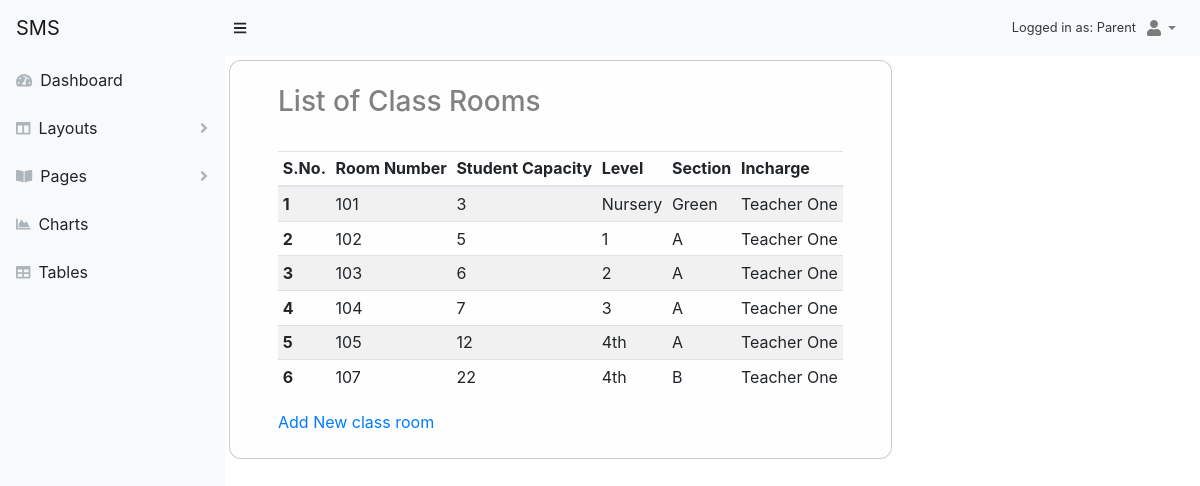
/campus/class-rooms/ (signed in), run on the app's committed database.
### accounts/models.py (models this page shows, shortened)
class User(AbstractBaseUser, PermissionsMixin):
    email = models.EmailField(_('email address'), unique=True)
    first_name = models.CharField(_('first name'), max_length=30, blank=True)
    last_name = models.CharField(_('last name'), max_length=30, blank=True)
    date_joined = models.DateTimeField(_('date joined'), auto_now_add=True)
    is_active = models.BooleanField(_('active'), default=True)
    is_staff = models.BooleanField(_('staff'), default=True)
    objects = UserManager()
    USERNAME_FIELD = 'email'
    REQUIRED_FIELDS = []
    class Meta:
        db_table = "User"
        verbose_name = _('user')
        verbose_name_plural = _('users')
    def __str__(self):
        return self.get_full_name()
    def get_full_name(self):
        full_name = '%s %s' % (self.first_name, self.last_name)
        return full_name.strip()

class Profile(models.Model):
    user = models.OneToOneField(User, on_delete=models.CASCADE ,default=1)
    photo = models.ImageField(upload_to=settings.MEDIA_ROOT+'/images/profile_images/%Y%m%d', null=True, blank=True, default='/media/images/default.jpg')
    birth_date = models.DateField()
    date_left = models.DateField(null=True, blank=True)
    salary = models.FloatField(max_length=6)
    contact_number = models.CharField(max_length=11)
    address = models.ForeignKey(Address, on_delete=models.CASCADE, default=1)
    CHOICES = [('M', 'Male'), ('F', 'Female')]
    gender = models.CharField(_('gender'), max_length=1, choices=CHOICES)
    def __str__(self):
        return self.user.__str__()
    class Meta:
        abstract = True

class Teacher(Profile):
    class Meta:
        db_table = 'Teacher'
        verbose_name = _('teacher')
        verbose_name_plural = _('teachers')

### campus/models.py (models this page shows, shortened)
class ClassRoom(models.Model):
    room_number = models.IntegerField(primary_key=True)
    level = models.ForeignKey(Level, on_delete=models.CASCADE)
    section = models.CharField(max_length=30)
    student_capacity = models.IntegerField(default=30)
    incharge = models.ForeignKey(Teacher, on_delete=models.DO_NOTHING)
    class Meta:
        db_table = "ClassRoom"
        verbose_name = _('Class Room')
        verbose_name_plural = _('Class Rooms')

class Level(models.Model):
    name = models.CharField(max_length=20, unique=True)
    def __str__(self):
        return '%s'%(self.name)
    class Meta:
        db_table = 'Level'
        verbose_name = _('Level')
        verbose_name_plural = _('Levels')

### campus/views.py (the view)
# urls.py: path('class-rooms/', views.ClassRooms.as_view(), name='class_rooms'),
class ClassRooms(View):
    template_name = 'campus/class_room/class_rooms.html'
    def get(self, request):
        class_rooms = ClassRoom.objects.all()
        context = { 'class_rooms': class_rooms }
        return render(request, self.template_name, context)

### templates/campus/class_room/class_rooms.html (shortened to what this page needs)
{% extends 'layouts/base.html' %}
{% block content %}
<div class="container">
        <h3>List of Class Rooms</h3>
    <br>
    <table class="table table-sm table-striped">
        <thead>
            <tr>
                <th>S.No.</th>
                <th>Room Number</th>
                <th>Student Capacity</th>
                <th>Level</th>
                <th>Section</th>
                <th>Incharge</th>
            </tr>
        </thead>
        <tbody>
            {% for room in class_rooms %}
                <tr>
                    <th>{{ forloop.counter }}</th>
                    <td>{{room.room_number}}</td>
                    <td>{{room.student_capacity}}</td>
                    <td>{{room.level}}</td>
                    <td>{{room.section}}</td>
                    <td>{{room.incharge}}</td>
                </tr>
            {% endfor %}
        </tbody>
    </table>
    <a href="{% url 'campus:add_class_room' %}">Add New class room</a>
</div>
{% endblock content %}

### templates/layouts/base.html (shortened to what this page needs)
{% load static %}
<!DOCTYPE html>
<html lang="en">
    <head>
        <link href={% static 'css/styles.css' %} rel="stylesheet" />
        <link href="https://cdn.datatables.net/1.10.20/css/dataTables.bootstrap4.min.css" rel="stylesheet" />
    </head>
    <body class="sb-nav-fixed">
        <nav class="sb-topnav navbar navbar-expand navbar-light bg-light">
            <a class="navbar-brand" href={% url 'accounts:profile' %}>SMS</a>
            <button class="btn btn-link btn-sm order-1 order-lg-0" id="sidebarToggle"  data-toggle="collapse"  data-target="#layoutSidenav_nav" aria-controls="navbarTogglerDemo01" aria-expanded="false" aria-label="Toggle navigation">
                <i class="fas fa-bars"></i>
            </button>
            {% if user.is_authenticated %}
            <div class="small text-dark ml-auto">Logged in as: {%if user.groups.first.name is null %} Developer {%endif%}
                {{user.groups.first.name}}</div>
            <ul class="navbar-nav ml-auto ml-md-0 ">
                <li class="nav-item dropdown">
                    <a class="nav-link dropdown-toggle" id="userDropdown" href="#" role="button" data-toggle="dropdown" aria-haspopup="true" aria-expanded="false"><i class="fas fa-user fa-fw"></i></a>
                </li>
            </ul>
            {% else %}
                <ul class="navbar-nav ml-auto">
                    <li><a style="color:rgb(92, 77, 77); text-decoration:none; padding:20px;" href={% url 'password_reset' %}>Reset Password</a></li>
                    <li><a style="color:rgb(92, 77, 77); text-decoration:none; padding:20px;" href={% url 'accounts:login' %}>Login</a></li>
                </ul>
            {%endif%}
        </nav>
        <div id="layoutSidenav">
            <div id="layoutSidenav_nav">
                {% if user.is_authenticated %}
            <div class="col-sm-2" style="background-color: #FAFAFA;">
                {% if user.groups.first.name is null %}
                        {% include "includes/developerSidebar.html" %}
                {% elif user.groups.first.name == 'Principal' %}
                        {% include "includes/principalSidebar.html" %}
                {% elif user.groups.first.name == 'HR' %}
                        {% include "includes/hrStaffSidebar.html" %}
                {% elif user.groups.first.name == 'Teacher' %}
                        {% include "includes/teacherSidebar.html" %}
                {% elif user.groups.first.name == 'Student' %}
                        {% include "includes/studentSidebar.html" %}
                {% elif user.groups.first.name == 'Parent' %}
                        {% include "includes/parentSidebar.html" %}
                {% endif %}
            </div>
            {% endif %}
            </div>
            <div id="layoutSidenav_content">
                <div class="m-1 p-4 mr-auto  alert alert-light"
                 style="border:1px solid rgba(105, 95, 95, 0.322);
                     border-radius: 12px;">
                    {% block content %}
                    {% endblock %}
                </div>
            </div>
        </div>
        <link href='https://cdnjs.cloudflare.com/ajax/libs/bootstrap-datepicker/1.9.0/css/bootstrap-datepicker.min.css' rel='stylesheet' type='text/css'>
    </body>
</html>

### data on the page
User: groups.first.name "Parent"
ClassRoom: room_number "101", student_capacity "3", level "Nursery", section "Green", incharge "Teacher One"
ClassRoom: room_number "102", student_capacity "5", level "1", section "A", incharge "Teacher One"
ClassRoom: room_number "103", student_capacity "6", level "2", section "A", incharge "Teacher One"
ClassRoom: room_number "104", student_capacity "7", level "3", section "A", incharge "Teacher One"
ClassRoom: room_number "105", student_capacity "12", level "4th", section "A", incharge "Teacher One"
ClassRoom: room_number "107", student_capacity "22", level "4th", section "B", incharge "Teacher One"
